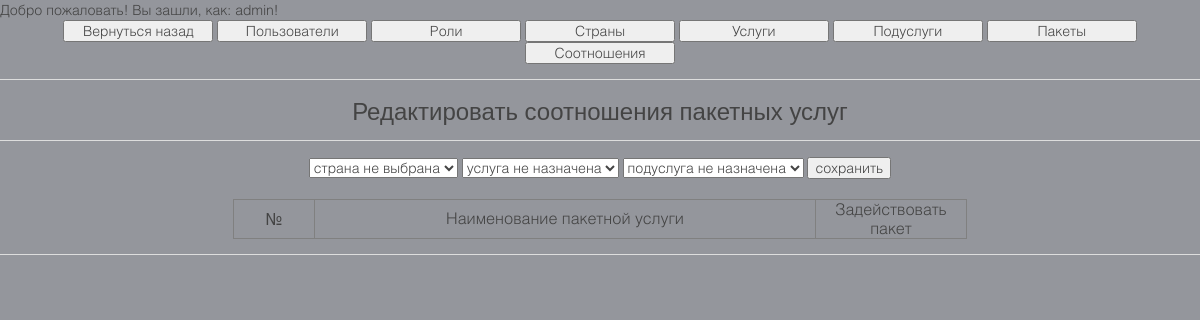
Page /templates/adminzone/admpacketsrelation.php (signed in) on the earlier database version.
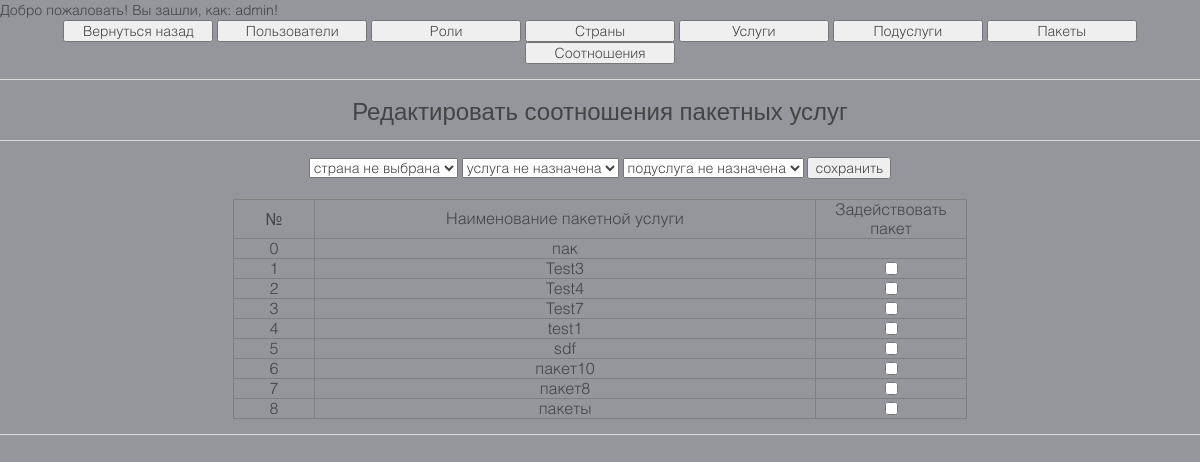
Same page on the later database version.
### tables this page shows
CREATE TABLE IF NOT EXISTS `system_packets` (
  `packet_id` int(11) NOT NULL AUTO_INCREMENT,
  `packet_name` varchar(100) NOT NULL,
  `packet_type` varchar(40) NOT NULL,
  PRIMARY KEY (`packet_id`),
  UNIQUE KEY `packet_name` (`packet_name`)
);

### ajax_scripts/loadPackets.php (the view, shortened to what this page needs)
<?php
class loadPackets {
    function loadTableWithPackets()
    {
        $selectAllPackets = mysql_query("SELECT * FROM system_packets");
        while ($getAllPackets = mysql_fetch_array($selectAllPackets))
        {
            if ($getAllPackets['packet_id'] == 0)
            {
                echo "<tr><td><center>".$getAllPackets['packet_id']."</center></td><td><center>".$getAllPackets['packet_name']."</center></td></tr>";
            }
            else
            {
                echo "<tr><td><center>".$getAllPackets['packet_id']."</center></td><td><center>".$getAllPackets['packet_name']."</center></td><td><center><input type='checkbox' id='packetState".$getAllPackets['packet_id']."' onclick='loadCommonPriceWindow(".$getAllPackets['packet_id'].")'><input type='hidden' id='packetIdValue".$getAllPackets['packet_id']."' name='packetNameValue[]' value='' disabled></center></td></tr>";
            }
        }
    }
}
?>

### templates/adminzone/admpacketsrelation.php (shortened to what this page needs)
<?php
include ('../../ajax_scripts/loadPackets.php');
echo "Добро пожаловать! Вы зашли, как: ".$_SESSION['uname']."!";
$loadPacketData = new loadPackets();
?>
<html lang="en-gb" dir="ltr">
    <head>
        <link rel="stylesheet" href="../css/uikit.css">
    </head>
    <body class="tm-background">
        <center><input value="Вернуться назад" onclick="location.href='../adminpanel'" type="button" style="width: 150px"> <input value="Пользователи" onclick="location.href='admusers.php'" type="button" style="width: 150px"> <input value="Роли" onclick="location.href='admroles.php'" type="button" style="width: 150px"> <input value="Страны" onclick="location.href='admcountries.php'" type="button" style="width: 150px"> <input value="Услуги" onclick="location.href='admservices.php'" type="button" style="width: 150px"> <input value="Подуслуги" onclick="location.href='admpodservices.php'" type="button" style="width: 150px"> <input value="Пакеты" onclick="location.href='admpackets.php'" type="button" style="width: 150px"> <input value="Соотношения" onclick="location.href='admrelations.php'" type="button" style="width: 150px"></center>
        <hr>
        <center><h2>Редактировать соотношения пакетных услуг</h2></center>
        <hr>
        <form id='relations'>
            <center>
                <select id='select_country' name='select_country'><option value=>страна не выбрана</option></select> <select id='select_service1' name='select_service'><option value=>услуга не назначена</option></select> <select id='select_podservice' name='select_podservice'><option value=>подуслуга не назначена</option></select> <input type='button' id='submitForm' value='сохранить'>
            </center>
            <br>
            <table border='1' cellspacing='0' cellpadding='0' align='center'>
                <tr>
                    <td width='80'>
                        <center>№</center>
                    </td>
                    <td width='500'>
                        <center>Наименование пакетной услуги</center>
                    </td>
                    <td width='150'>
                        <center>Задействовать пакет</center>
                    </td>
                </tr>
                <?php $loadPacketData->loadTableWithPackets();?>
            </table>
        </form>
        <hr>
    </body>
</html>

Differences in the rows shown:
added system_packets: packet_id "0", packet_name "пак"
added system_packets: packet_id "1", packet_name "Test3"
added system_packets: packet_id "2", packet_name "Test4"
added system_packets: packet_id "3", packet_name "Test7"
added system_packets: packet_id "4", packet_name "test1"
added system_packets: packet_id "5", packet_name "sdf"
added system_packets: packet_id "6", packet_name "пакет10"
added system_packets: packet_id "7", packet_name "пакет8"
added system_packets: packet_id "8", packet_name "пакеты"
